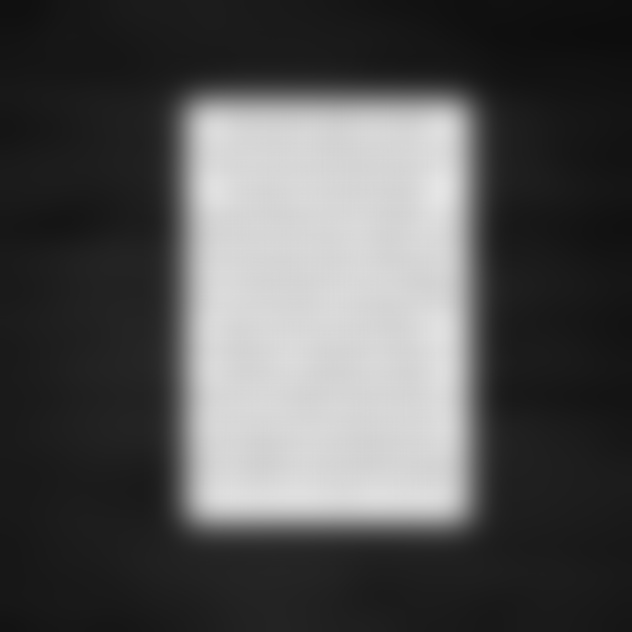
#> input picture output.jpg, 632 x 632 px
$ python -i runner.py   (imports and definitions only)   (older library calls are emulated)
#> lines starting #> are read from the running program, lines starting #| are printed output that depends on the picture; after the words box and inside, x2 and y2 are one past the last pixel; in counts of white or black regions, pixels touching at a corner belong together
#> further down, picture is the input picture: shape (632, 632, 3); min 13, max 230, mean 84.9
### pyimagesearch/transform.py
import numpy as np
import cv2


def order_points(pts):
    # initialize a list of coordinates that will be ordered
    # such that the first entry in the list is the top-left,
    # the second entry is the top-right, the third is the
    # bottom-right, and the fourth is the bottom-left
    rect = np.zeros((4, 2), dtype="float32")

    # the top-left point will have the smallest sum, whereas
    # the bottom-right point will have the largest sum
    s = pts.sum(axis=1)
    rect[0] = pts[np.argmin(s)]
    rect[2] = pts[np.argmax(s)]

    # now, compute the difference between the points, the
    # top-right point will have the smallest difference,
    # whereas the bottom-left will have the largest difference
    diff = np.diff(pts, axis=1)
    rect[1] = pts[np.argmin(diff)]
    rect[3] = pts[np.argmax(diff)]

    # return the ordered coordinates
    return rect


def four_point_transform(image, pts):
    # obtain a consistent order of the points and unpack them
    # individually
    rect = order_points(pts)
    (tl, tr, br, bl) = rect

    # compute the width of the new image, which will be the
    # maximum distance between bottom-right and bottom-left
    # x-coordiates or the top-right and top-left x-coordinates
    widthA = np.sqrt(((br[0] - bl[0]) ** 2) + ((br[1] - bl[1]) ** 2))
    widthB = np.sqrt(((tr[0] - tl[0]) ** 2) + ((tr[1] - tl[1]) ** 2))
    maxWidth = max(int(widthA), int(widthB))

    # compute the height of the new image, which will be the
    # maximum distance between the top-right and bottom-right
    # y-coordinates or the top-left and bottom-left y-coordinates
    heightA = np.sqrt(((tr[0] - br[0]) ** 2) + ((tr[1] - br[1]) ** 2))
    heightB = np.sqrt(((tl[0] - bl[0]) ** 2) + ((tl[1] - bl[1]) ** 2))
    maxHeight = max(int(heightA), int(heightB))

    # now that we have the dimensions of the new image, construct
    # the set of destination points to obtain a "birds eye view",
    # (i.e. top-down view) of the image, again specifying points
    # in the top-left, top-right, bottom-right, and bottom-left
    # order
    dst = np.array([
        [0, 0],
        [maxWidth - 1, 0],
        [maxWidth - 1, maxHeight - 1],
        [0, maxHeight - 1]], dtype="float32")

    # compute the perspective transform matrix and then apply it
    M = cv2.getPerspectiveTransform(rect, dst)
    warped = cv2.warpPerspective(image, M, (maxWidth, maxHeight))

    # return the warped image
    return warped

### runner.py
import tkinter as tk
from tkinter import *
from tkinter import filedialog
import cv2
import numpy as np
from imutils.perspective import four_point_transform
from pyimagesearch.transform import four_point_transform
from PIL import Image, ImageTk
import img2pdf

# Imported Libraries for operations


past = 196
# Initializing Tkinter Application
# [3 lines not run here, left out]

# Adding 'File' menu bar to the menu section
menubar = tk.Menu()
file_menu = tk.Menu(menubar, tearoff=False)
edit_menu = tk.Menu(menubar, tearoff=False)

# File menu bar items added
# [9 lines not run here, left out]
# [1 line that did not run here, left out]
width, height = 800, 600
WIDTH, HEIGHT = 1920, 1080

# Initializing video capture from default device camera with set height and width
# [3 lines not run here, left out]
file_path = ''


# [68 lines left out: functions capture_image, selectImage, blur_image, threshHold, not called in this run]


def scan_detection(image):
    global document_contour
    document_contour = np.array(
        [[0, 0], [WIDTH, 0], [WIDTH, HEIGHT], [0, HEIGHT]])
    # color segmentation
    hsv = cv2.cvtColor(image, cv2.COLOR_BGR2HSV)
#> hsv: shape (632, 632, 3); mean H, S, V 0, 0, 84.9
    lower_white = np.array([0, 0, 200])
    upper_white = np.array([179, 30, 255])
    mask = cv2.inRange(hsv, lower_white, upper_white)
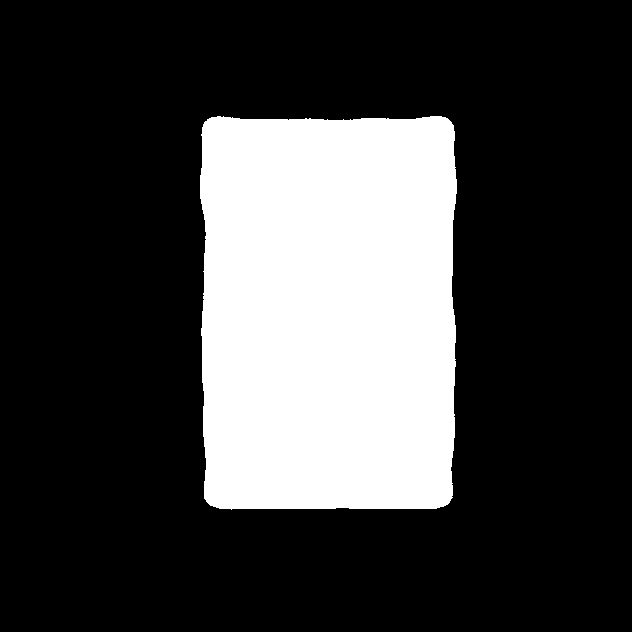
#> mask: shape (632, 632); 24.5% white; 1 white region
    # highlight white regions and convert to grey scale
    result = cv2.bitwise_and(image, image, mask=mask)
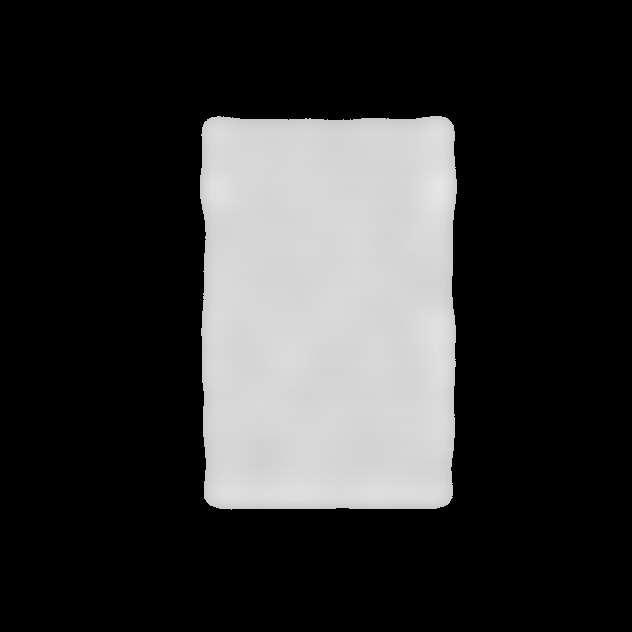
#> result: shape (632, 632, 3); min 0, max 230, mean 52.5
    gray = cv2.cvtColor(result, cv2.COLOR_BGR2GRAY)
    _, threshold = cv2.threshold(
        gray, 125, 255, cv2.THRESH_BINARY + cv2.THRESH_OTSU)
    # find largest by sorting
    contours, _ = cv2.findContours(
        threshold, cv2.RETR_LIST, cv2.CHAIN_APPROX_SIMPLE)
#> contours = 1 contour; box (x1, y1, x2, y2) and area: (200, 116, 457, 510) 97237
    contours = sorted(contours, key=cv2.contourArea, reverse=True)
    max_area = 0
    for contour in contours:
        area = cv2.contourArea(contour)
        if area > 1000:
            peri = cv2.arcLength(contour, True)
            approx = cv2.approxPolyDP(contour, 0.015 * peri, True)
            if area > max_area and len(approx) == 4:
                document_contour = approx
                max_area = area
#> this loop made 1 pass
#> (area, peri, document_contour, max_area) on pass 1: (97237, 1304.7, [[207, 119], [204, 498], [447, 504], [453, 125]], 97237)
#> after the loop, max_area = 97237
    cv2.drawContours(image, [document_contour], -1, (0, 255, 0), 3)
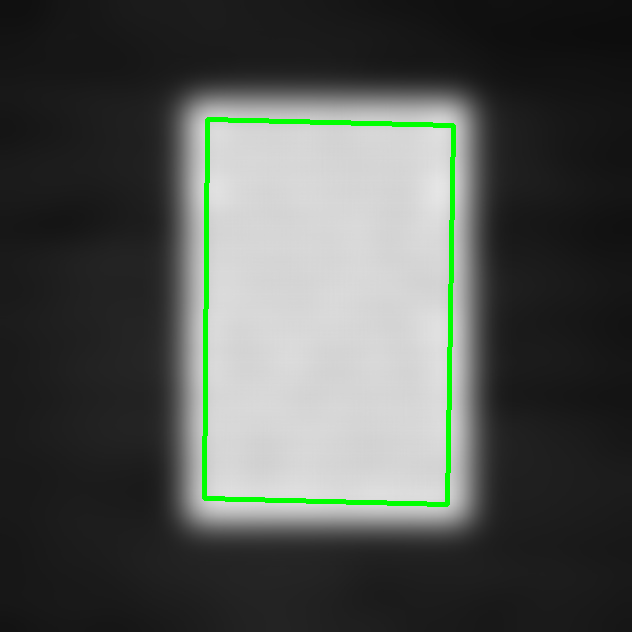
#> image: shape (632, 632, 3); 1.56% of pixels changed, all inside (x1, y1, x2, y2) = (202, 117, 456, 507)
    warped = four_point_transform(image, document_contour.reshape(4, 2))
#> in order_points, `s = pts.sum(axis=1)`: s = [326, 702, 951, 578]
#> in order_points, `diff = np.diff(pts, axis=1)`: diff = [-88, 294, 57, -328]
#> in four_point_transform, `rect = order_points(pts)`: rect = [[207, 119], [453, 125], [447, 504], [204, 498]]
#> in four_point_transform, `(tl, tr, br, bl) = rect`: tl = [207, 119]; tr = [453, 125]; br = [447, 504]; bl = [204, 498]
#> in four_point_transform, `widthA = np.sqrt(((br[0] - bl[0]) ** 2) + ((br[1] - bl[1]) ** 2))`: widthA = 243.1
#> in four_point_transform, `widthB = np.sqrt(((tr[0] - tl[0]) ** 2) + ((tr[1] - tl[1]) ** 2))`: widthB = 246.1
#> in four_point_transform, `maxWidth = max(int(widthA), int(widthB))`: maxWidth = 246
#> in four_point_transform, `heightA = np.sqrt(((tr[0] - br[0]) ** 2) + ((tr[1] - br[1]) ** 2))`: heightA = 379
#> in four_point_transform, `dst = np.array([ [0, 0], [maxWidth - 1, 0], [maxWidth - 1, maxHeight -..`: dst = [[0, 0], [245, 0], [245, 378], [0, 378]]
#> in four_point_transform, `M = cv2.getPerspectiveTransform(rect, dst)`: M = [[0.992, 0.00786, -206.4], [-0.0239, 0.982, -111.9], [1.57e-06, -3.2e-05, 1]]
#> in four_point_transform, `warped = cv2.warpPerspective(image, M, (maxWidth, maxHeight))`:
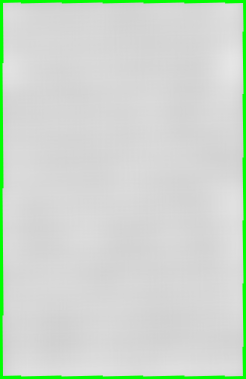
#> warped: shape (379, 246, 3); mean B, G, R 206.3, 216.5, 206.3
    return cv2.resize(warped, (int(warped.shape[1]), int(warped.shape[0])))


# [13 lines left out: function denoise_image, not called in this run]


def sharpen_image(image):
    kernel = np.array([[-1, -1, -1], [-1, 9, -1], [-1, -1, -1]])
    return cv2.filter2D(image, -1, kernel)


# [7 lines left out: function save_pdf, not called in this run]


def brightness(image):
    return cv2.convertScaleAbs(image, image, brightness_scale.get())


# [8 lines left out: function fixBlur, not called in this run]


# Variable to carry operations
blurBool = IntVar()
threshBool = IntVar()
scanBool = IntVar()
denoiseBool = IntVar()
inverseBool = IntVar()
sharpenBool = IntVar()
brightBool = IntVar()


# [40 lines left out: function applyFilters, not called in this run]


# For packing check buttons and sliders into the Tkinter Application
# [3 lines not run here, left out]
blur_scale = tk.Scale(from_=1, to_=101, command=fixBlur, orient=tk.HORIZONTAL)
# [5 lines not run here, left out]
thresh_low_scale = tk.Scale(from_=1, to_=255, orient=tk.HORIZONTAL)
# [2 lines not run here, left out]
thresh_high_scale = tk.Scale(from_=1, to_=255, orient=tk.HORIZONTAL)
# [4 lines not run here, left out]
size_scale = tk.Scale(from_=0.1, to_=1, resolution=0.1, orient=tk.HORIZONTAL)
# [6 lines not run here, left out]
gamma_scale = tk.Scale(from_=0.1, to_=5, resolution=0.1, orient=tk.HORIZONTAL)
# [6 lines not run here, left out]
brightness_scale = tk.Scale(from_=1, to_=255, orient=tk.HORIZONTAL)
# [14 lines not run here, left out]

>>> import cv2
>>> picture = cv2.imread('output.jpg')
>>> result = scan_detection(picture)
